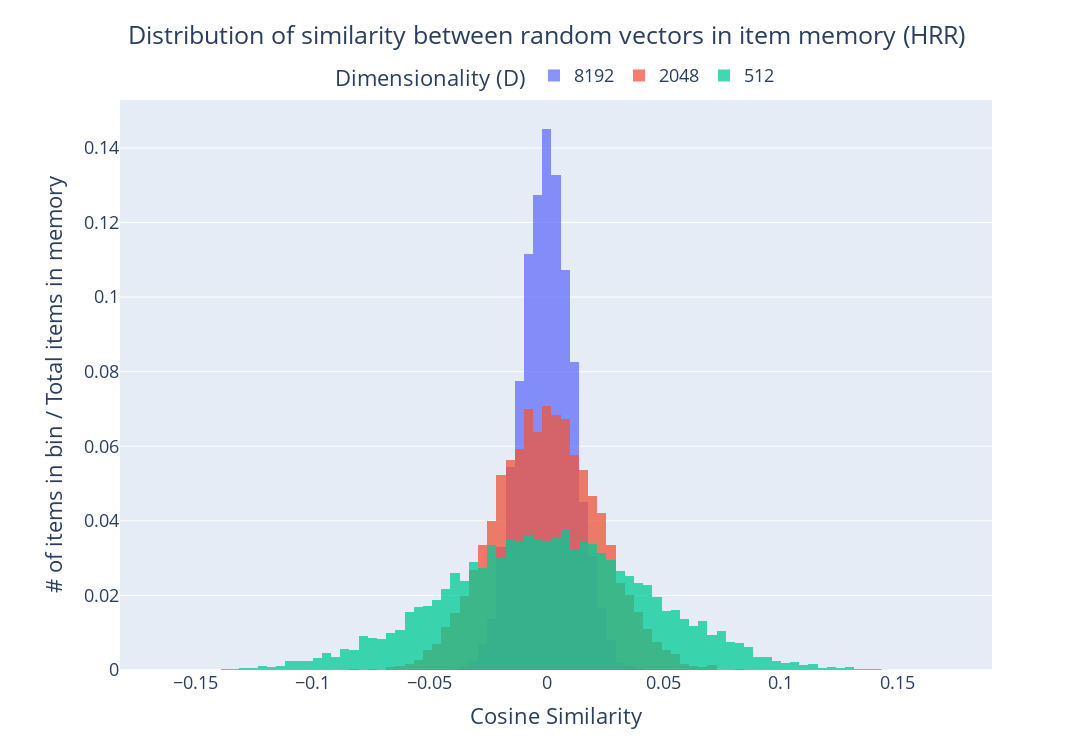

The notebook cell saved with this chart:
### Code cell
# bin_scale_factor = 512
# num_bins = 50

# data = sim_tensors[:, :].cpu().numpy()
# dimensions = DIMENSIONS[:]

# fig, ax = plt.subplots()

# bins = np.linspace(0.4, 0.6, num_bins)

# for idx, dim in reversed(list(enumerate(dimensions))):
#   data_dim = data[idx, :]
#   results, edges = np.histogram(data_dim, bins=bins)
#   bin_width = edges[1] - edges[0]
#   weights = results / float(results.sum())
#   ax.hist(edges[:-1], edges, weights=weights, alpha=0.75, label=f'{dim}')

# ax.set_xlabel('Hamming Similarity')
# ax.set_ylabel('# of items in bin / Total items in memory')
# ax.set_title('Distribution of similarity between random vectors in item memory')
# ax.legend(title='Dimensionality (D)', loc='upper right')
# fig.set_size_inches(12, 7)
# plt.show()

# bin_scale_factor = 512
bin_scale_factor = 255

data = sim_tensors[:, :].cpu().numpy()
dimensions = DIMENSIONS[:]

fig = go.Figure()

for idx, dim in reversed(list(enumerate(dimensions))):
  fig.add_trace(go.Histogram(x=data[idx, :], name=f'{dim}', xbins=dict(size=1/bin_scale_factor, start=start, end=end), autobinx=False, opacity=.75, histnorm='probability', marker=dict(color=idx)))

# for idx, dim in reversed(list(enumerate(dimensions))):
# for idx, dim in enumerate(dimensions):
#   fig.add_trace(go.Line(x=sorted(data[idx, :]), y=stats.norm.pdf(sorted(data[idx, :]), np.mean(data[idx, :]), np.std(data[idx, :])), name=f'{dim}'))
#   fig.add_trace(go.Scatter(x=data[idx, :], y=stats.norm.pdf(data[idx, :], np.mean(data[idx, :]), np.std(data[idx, :])), name=f'{dim}', mode='markers', marker=dict(color=idx)), pro

fig.update_layout(
  xaxis_title=x_axis_label,
  yaxis_title='# of items in bin / Total items in memory',
  title=dict(
    text=f'Distribution of similarity between random vectors in item memory ({VSA_TYPE})',
    x=0.5,
    y=.965,
  ),
  legend=dict(
    orientation="h",
    yanchor="top",
    y=1.075,
    xanchor="center",
    x=0.5,
    title='Dimensionality (D)'
  ),
  font=dict(
    size=18,
  ),
  # bargap=0.1,
  barmode='overlay',
  width=1250,
  height=750,
  margin=dict(l=120, r=100, t=100, b=80),
)
fig.show()

### Figure 1 — Plotly figure (JSON) as saved in the notebook; plotly's stock layout.template omitted (floating-point values rounded to 4 significant figures; data arrays with more than 128 entries replaced by an {"elided": "..."} marker saying what was removed)
{"data": [{"autobinx": false, "histnorm": "probability", "marker": {"color": 2}, "name": "8192", "opacity": 0.75, "type": "histogram", "x": {"elided": "10000 float values"}, "xbins": {"end": 0.5, "size": 0.003922, "start": -0.5}}, {"autobinx": false, "histnorm": "probability", "marker": {"color": 1}, "name": "2048", "opacity": 0.75, "type": "histogram", "x": {"elided": "10000 float values"}, "xbins": {"end": 0.5, "size": 0.003922, "start": -0.5}}, {"autobinx": false, "histnorm": "probability", "marker": {"color": 0}, "name": "512", "opacity": 0.75, "type": "histogram", "x": {"elided": "10000 float values"}, "xbins": {"end": 0.5, "size": 0.003922, "start": -0.5}}], "layout": {"barmode": "overlay", "font": {"size": 18}, "height": 750, "legend": {"orientation": "h", "title": {"text": "Dimensionality (D)"}, "x": 0.5, "xanchor": "center", "y": 1.075, "yanchor": "top"}, "margin": {"b": 80, "l": 120, "r": 100, "t": 100}, "title": {"text": "Distribution of similarity between random vectors in item memory (HRR)", "x": 0.5, "y": 0.965}, "width": 1250, "xaxis": {"title": {"text": "Cosine Similarity"}}, "yaxis": {"title": {"text": "# of items in bin / Total items in memory"}}}}
